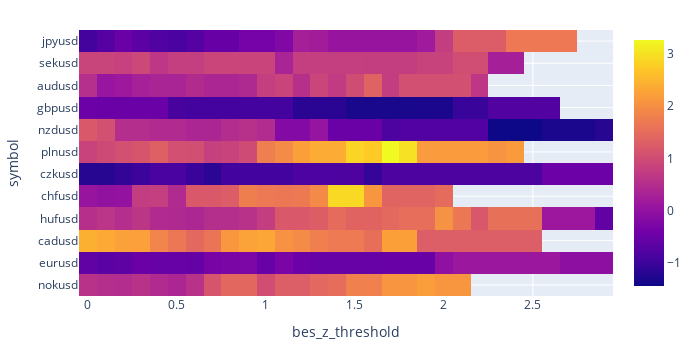

The cell this chart's notebook holds for it:
### Code cell
pf2.sharpe_ratio.vbt.heatmap(
    x_level='bes_z_threshold', 
    y_level='symbol',
).show()

### Figure 1 — Plotly figure (JSON) as saved in the notebook; plotly's stock layout.template omitted (floating-point values rounded to 4 significant figures; data arrays with more than 128 entries replaced by an {"elided": "..."} marker saying what was removed)
{"data": [{"colorscale": [[0, "#0d0887"], [0.1111, "#46039f"], [0.2222, "#7201a8"], [0.3333, "#9c179e"], [0.4444, "#bd3786"], [0.5556, "#d8576b"], [0.6667, "#ed7953"], [0.7778, "#fb9f3a"], [0.8889, "#fdca26"], [1, "#f0f921"]], "hoverongaps": false, "hovertemplate": "bes_z_threshold: %{x}<br>symbol: %{y}<br>value: %{z}<extra></extra>", "type": "heatmap", "uid": "9797033c-6042-4b26-bd76-58320daf6c66", "x": [0, 0.1, 0.2, 0.3, 0.4, 0.5, 0.6, 0.7, 0.8, 0.9, 1, 1.1, 1.2, 1.3, 1.4, 1.5, 1.6, 1.7, 1.8, 1.9, 2, 2.1, 2.2, 2.3, 2.4, 2.5, 2.6, 2.7, 2.8, 2.9], "y": ["nokusd", "eurusd", "cadusd", "hufusd", "chfusd", "czkusd", "plnusd", "nzdusd", "gbpusd", "audusd", "sekusd", "jpyusd"], "z": {"elided": "12x30 float values"}}], "layout": {"height": 350, "legend": {"orientation": "h", "traceorder": "normal", "x": 1, "xanchor": "right", "y": 1.02, "yanchor": "bottom"}, "margin": {"b": 30, "l": 30, "r": 30, "t": 30}, "width": 700, "xaxis": {"title": {"text": "bes_z_threshold"}}, "yaxis": {"title": {"text": "symbol"}}}}
